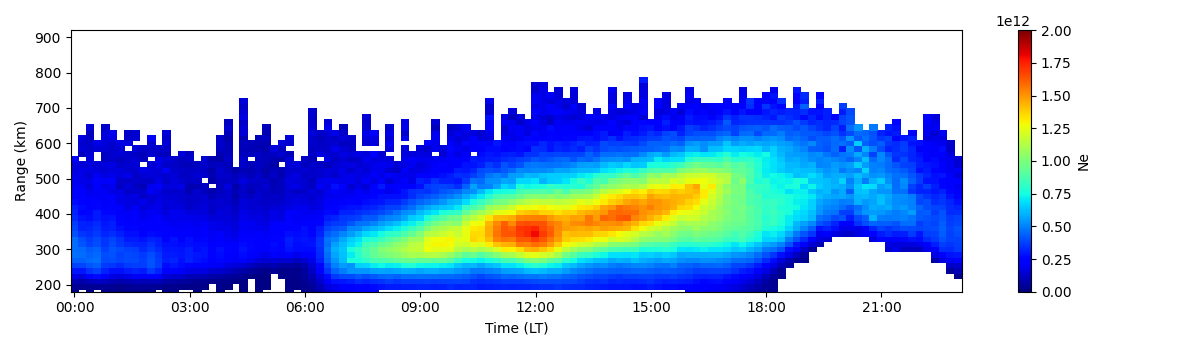

Python code for this plot:
import h5py
import numpy as np
import matplotlib.pyplot as plt
import matplotlib.dates as mdates
from datetime import datetime, timezone, timedelta
from matplotlib.colors import LogNorm
import os

#filename = "/home/david/Documents/DATA-3/Faraday/18_21_Aug_26/clean-test/18_Aug_26-2/jro20260818_161200.hdf5"
#filename = "/home/david/Documents/DATA-3/Faraday/18_21_Aug_26/clean-test/19_Aug_26-5/jro20260819_050001.hdf5"
#filename = "/home/david/Documents/DATA-3/Faraday/18_21_Aug_26/clean-test/20_Aug_26-6/jro20260820_050001.hdf5"
#filename = "/home/david/Documents/DATA-3/Faraday/18_21_Aug_26/clean-test/21_Aug_26-3/jro20260821_051201.hdf5"

#filename = "/home/david/Documents/DATA-3/Faraday/18_21_Aug_26/new-int/clean-test/18_Aug_26/jro20260818_160853.hdf5"

#filename = "/home/david/Documents/DATA-3/Faraday/18_21_Aug_26/new-int/clean-test/19_Aug_26/jro20260819_050853.hdf5"
#filename = "/home/david/Documents/DATA-3/Faraday/18_21_Aug_26/new-int/clean-test/20_Aug_26/jro20260820_050853.hdf5"
# filename = "/home/david/Documents/DATA-3/Faraday/18_21_Aug_26/new-int/clean-test/21_Aug_26/jro20260821_050853.hdf5"

filename = "/home/david/Documents/DATA-3/Faraday/18_21_Aug_26/new-int/clean-test/20_Aug_26/jro20260820_050853.hdf5"

directory = os.path.dirname(filename)
# ---------------------------------------------------------
# 1. Leer HDF5
# ---------------------------------------------------------

with h5py.File(filename, "r") as f:

    ne = f["Data/Array Layout/2D Parameters/ne"][:]
    gdalt = f["Data/Array Layout/gdalt"][:]
    timestamps = f["Data/Array Layout/timestamps"][:]


# ---------------------------------------------------------
# 2. Verificar dimensiones
# ---------------------------------------------------------

print("ne:", ne.shape)
print("gdalt:", gdalt.shape)
print("timestamps:", timestamps.shape)


# ne debe ser:
#
#       altura x tiempo
#
#       (48, 58)


if ne.shape == (len(timestamps), len(gdalt)):
    ne = ne.T


# ---------------------------------------------------------
# 3. Encontrar el intervalo temporal normal
# ---------------------------------------------------------

dt = np.diff(timestamps)

dt_normal = np.median(dt)

print("Intervalo normal:", dt_normal, "s")


# ---------------------------------------------------------
# 4. Convertir cada timestamp a un índice temporal
# ---------------------------------------------------------

steps = np.rint(
    (timestamps - timestamps[0]) / dt_normal
).astype(int)


# ---------------------------------------------------------
# 5. Crear grilla temporal completa
# ---------------------------------------------------------

full_steps = np.arange(
    steps[0],
    steps[-1] + 1
)


# Matriz completa inicialmente llena de NaN

ne_full = np.full(
    (len(gdalt), len(full_steps)),
    np.nan
)


# ---------------------------------------------------------
# 6. Colocar los datos originales
# ---------------------------------------------------------

indices = steps - steps[0]

ne_full[:, indices] = ne


# ---------------------------------------------------------
# 7. Crear timestamps completos
# ---------------------------------------------------------

timestamps_full = (
    timestamps[0]
    + full_steps * dt_normal
)


# ---------------------------------------------------------
# 8. Convertir UTC -> LT
# ---------------------------------------------------------

times_lt = np.array([
    datetime.fromtimestamp(
        t,
        tz=timezone.utc
    ) - timedelta(hours=5)
    for t in timestamps_full
])


# ---------------------------------------------------------
# 9. Convertir fechas a formato matplotlib
# ---------------------------------------------------------

times_num = mdates.date2num(times_lt)


# ---------------------------------------------------------
# 10. PLOT
# ---------------------------------------------------------

fig, ax = plt.subplots(
    figsize=(12, 3.5)
)


'''pcm = ax.pcolormesh(
    times_num,
    gdalt,
    ne_full,
    cmap='jet'
)'''

pcm = ax.pcolormesh(
    times_num,
    gdalt,
    ne_full,
    cmap='jet',
    shading='nearest',
    vmin=0,
    vmax=2e12
)

'''pcm = ax.pcolormesh(
    times_num,
    gdalt,
    ne_full,
    shading="nearest",
    cmap="jet",
    norm=LogNorm(vmin=1e4, vmax=1e7)
)'''


ax.set_xlabel("Time (LT)")
ax.set_ylabel("Range (km)")
ax.set_ylim(180, 920)

ax.xaxis_date()

ax.xaxis.set_major_formatter(
    mdates.DateFormatter("%H:%M")
)


fig.colorbar(
    pcm,
    ax=ax,
    label="Ne"
)


plt.tight_layout()
plt.savefig(directory+'/madrigal.png')
plt.show()
